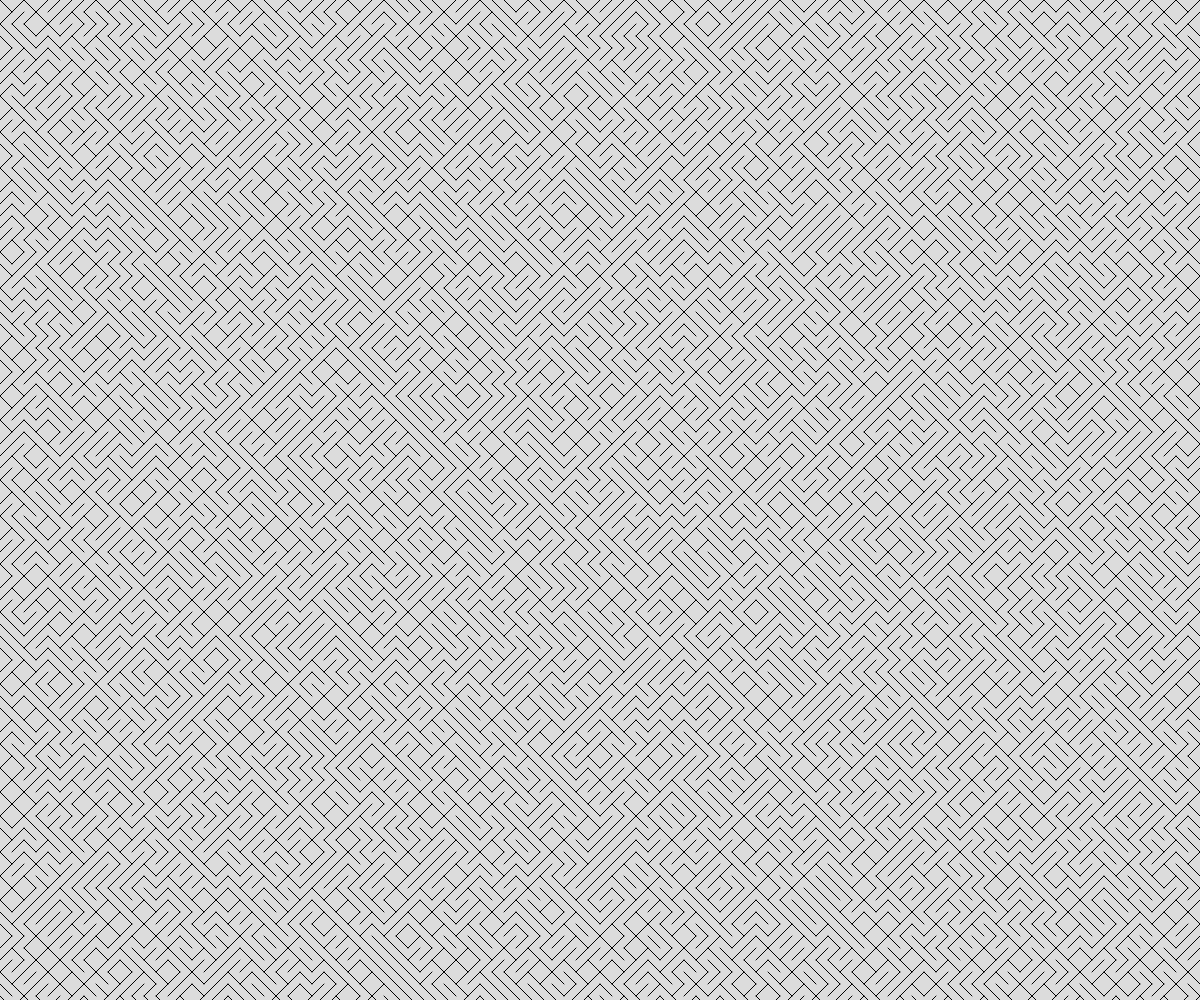
Frame 1 (no input)
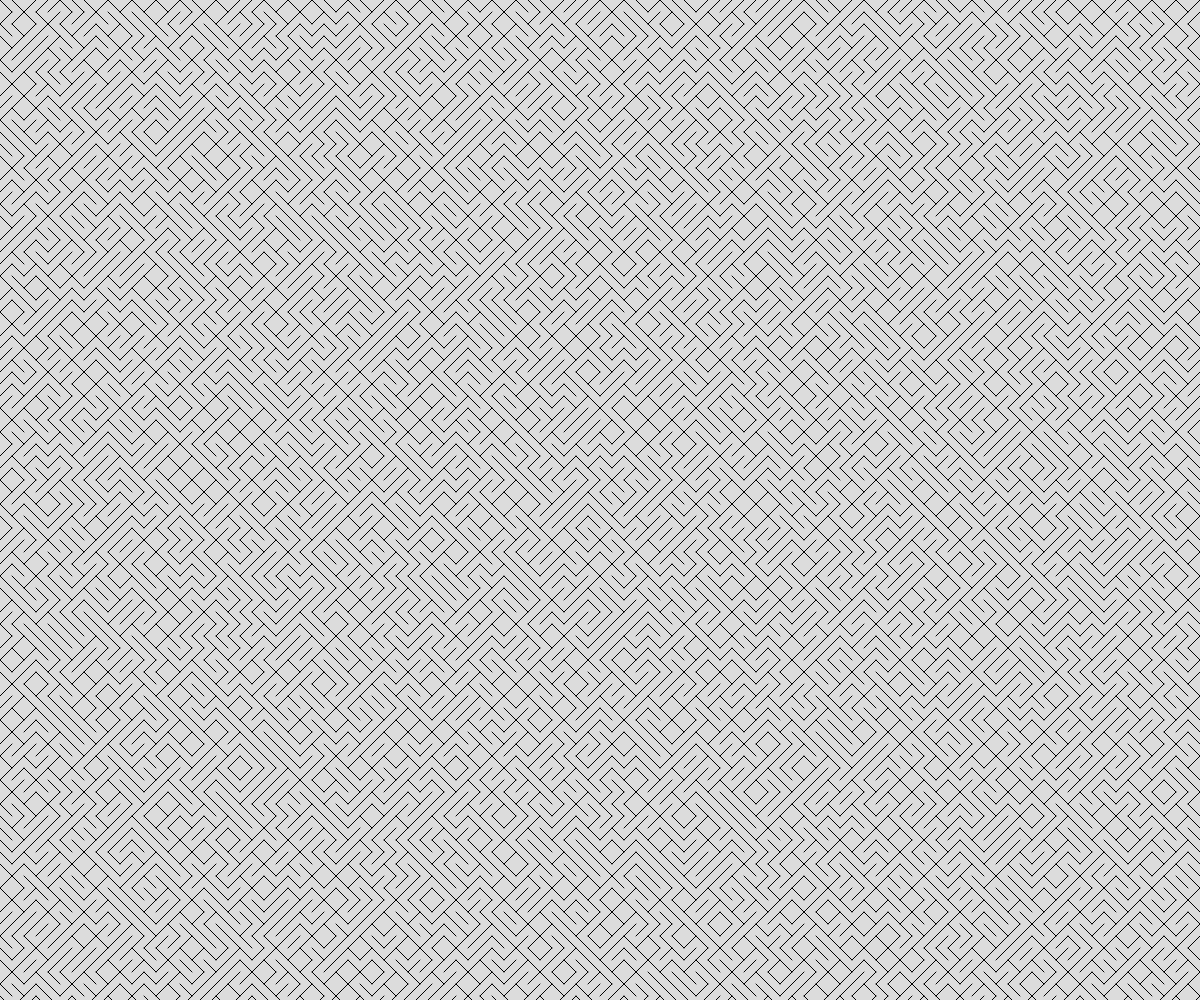
Frame 60 (no input)
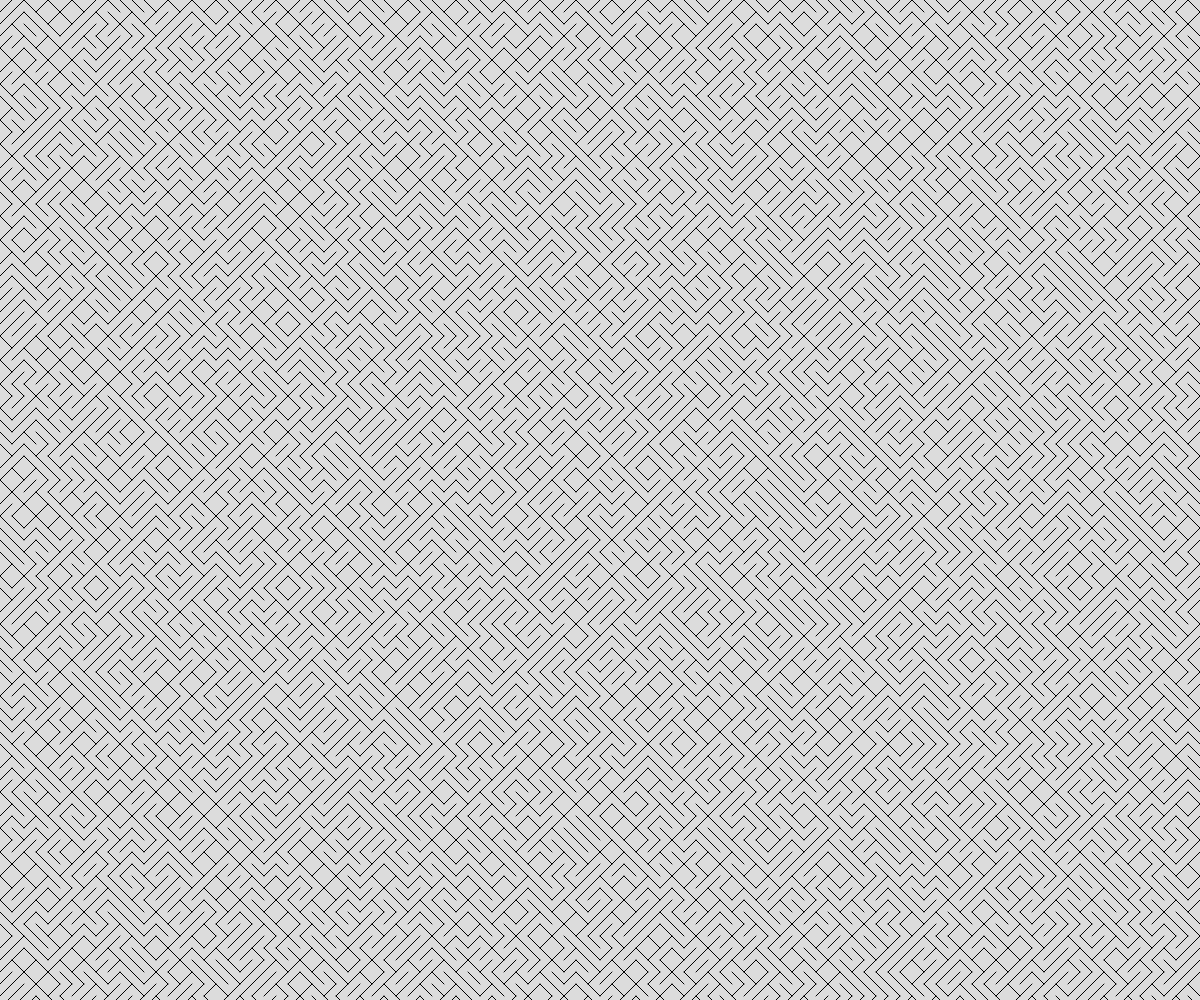
Frame 120 (the mouse pressed at the canvas centre since frame 60)

The p5.js sketch that drew these frames (run headless with seeded random() and noise() and a simulated clock; from frame 60 on, the mouse is pressed at the canvas centre):

// p5.js sketch
// ── sketch.js
// Generative Art Demo
// Tschumi Qu
// 10/9/2025
//
// Extra for Experts:

let tileSize;

function setup() {
  createCanvas(windowWidth, windowHeight);
  tileSize=width/100;
  drawTiles();
}

function draw() {
  background(220);
  drawTiles();
  
}

function drawTiles() {
  for (let x=0; x<width; x+=tileSize) {
    for (let y=0; y<height; y+=tileSize) {
      let tile = randomTile(x,y);
      line(tile.x1,tile.y1,tile.x2,tile.y2);
    }
  }
}
function randomTile(x,y) {
  let choice = random();
  let tile;
  if (choice<0.5) {
    tile = {
      x1: x,
      y1: y,
      x2: x+tileSize,
      y2: y+tileSize,
    }
  } else {
    tile = {
      x1: x,
      y1: y+tileSize,
      x2: x+tileSize,
      y2: y,
    }
  }
  return tile;
}
